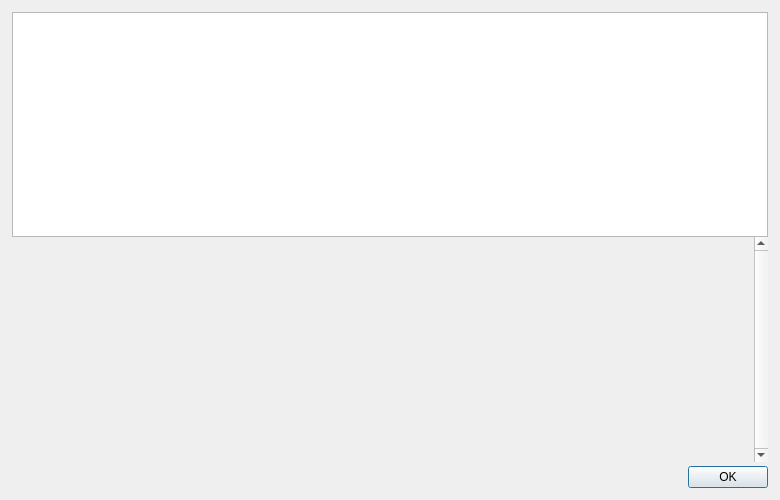
<?xml version="1.0" encoding="UTF-8"?>
<ui version="4.0">
 <class>HelpMessageDialog</class>
 <widget class="QDialog" name="HelpMessageDialog">
  <property name="geometry">
   <rect>
    <x>0</x>
    <y>0</y>
    <width>780</width>
    <height>500</height>
   </rect>
  </property>
  <property name="maximumSize">
   <size>
    <width>16777215</width>
    <height>500</height>
   </size>
  </property>
  <layout class="QHBoxLayout" name="horizontalLayout_2">
   <property name="spacing">
    <number>0</number>
   </property>
   <property name="leftMargin">
    <number>12</number>
   </property>
   <property name="topMargin">
    <number>12</number>
   </property>
   <property name="rightMargin">
    <number>12</number>
   </property>
   <property name="bottomMargin">
    <number>12</number>
   </property>
   <item>
    <layout class="QVBoxLayout" name="verticalLayoutLogo" stretch="0">
     <property name="leftMargin">
      <number>0</number>
     </property>
     <property name="topMargin">
      <number>0</number>
     </property>
     <property name="rightMargin">
      <number>0</number>
     </property>
    </layout>
   </item>
   <item>
    <layout class="QVBoxLayout" name="verticalLayout">
     <item>
      <widget class="QTextEdit" name="helpMessage">
       <property name="readOnly">
        <bool>true</bool>
       </property>
      </widget>
     </item>
     <item>
      <widget class="QScrollArea" name="scrollArea">
       <property name="frameShape">
        <enum>QFrame::NoFrame</enum>
       </property>
       <property name="verticalScrollBarPolicy">
        <enum>Qt::ScrollBarAlwaysOn</enum>
       </property>
       <property name="widgetResizable">
        <bool>true</bool>
       </property>
       <widget class="QWidget" name="scrollAreaWidgetContents">
        <property name="geometry">
         <rect>
          <x>0</x>
          <y>0</y>
          <width>630</width>
          <height>201</height>
         </rect>
        </property>
        <layout class="QVBoxLayout" name="verticalLayout_2">
         <item>
          <widget class="QLabel" name="aboutMessage">
           <property name="cursor">
            <cursorShape>IBeamCursor</cursorShape>
           </property>
           <property name="textFormat">
            <enum>Qt::PlainText</enum>
           </property>
           <property name="alignment">
            <set>Qt::AlignLeading|Qt::AlignLeft|Qt::AlignTop</set>
           </property>
           <property name="openExternalLinks">
            <bool>true</bool>
           </property>
           <property name="textInteractionFlags">
            <set>Qt::LinksAccessibleByMouse|Qt::TextSelectableByKeyboard|Qt::TextSelectableByMouse</set>
           </property>
          </widget>
         </item>
        </layout>
       </widget>
      </widget>
     </item>
     <item>
      <spacer name="verticalSpacer">
       <property name="orientation">
        <enum>Qt::Vertical</enum>
       </property>
       <property name="sizeType">
        <enum>QSizePolicy::Fixed</enum>
       </property>
       <property name="sizeHint" stdset="0">
        <size>
         <width>4</width>
         <height>4</height>
        </size>
       </property>
      </spacer>
     </item>
     <item>
      <widget class="QDialogButtonBox" name="okButton">
       <property name="orientation">
        <enum>Qt::Horizontal</enum>
       </property>
       <property name="standardButtons">
        <set>QDialogButtonBox::Ok</set>
       </property>
      </widget>
     </item>
    </layout>
   </item>
  </layout>
 </widget>
 <resources>
  <include location="../geckocoin.qrc"/>
 </resources>
 <connections>
  <connection>
   <sender>okButton</sender>
   <signal>accepted()</signal>
   <receiver>HelpMessageDialog</receiver>
   <slot>accept()</slot>
   <hints>
    <hint type="sourcelabel">
     <x>20</x>
     <y>20</y>
    </hint>
    <hint type="destinationlabel">
     <x>20</x>
     <y>20</y>
    </hint>
   </hints>
  </connection>
  <connection>
   <sender>okButton</sender>
   <signal>rejected()</signal>
   <receiver>HelpMessageDialog</receiver>
   <slot>reject()</slot>
   <hints>
    <hint type="sourcelabel">
     <x>20</x>
     <y>20</y>
    </hint>
    <hint type="destinationlabel">
     <x>20</x>
     <y>20</y>
    </hint>
   </hints>
  </connection>
 </connections>
</ui>
